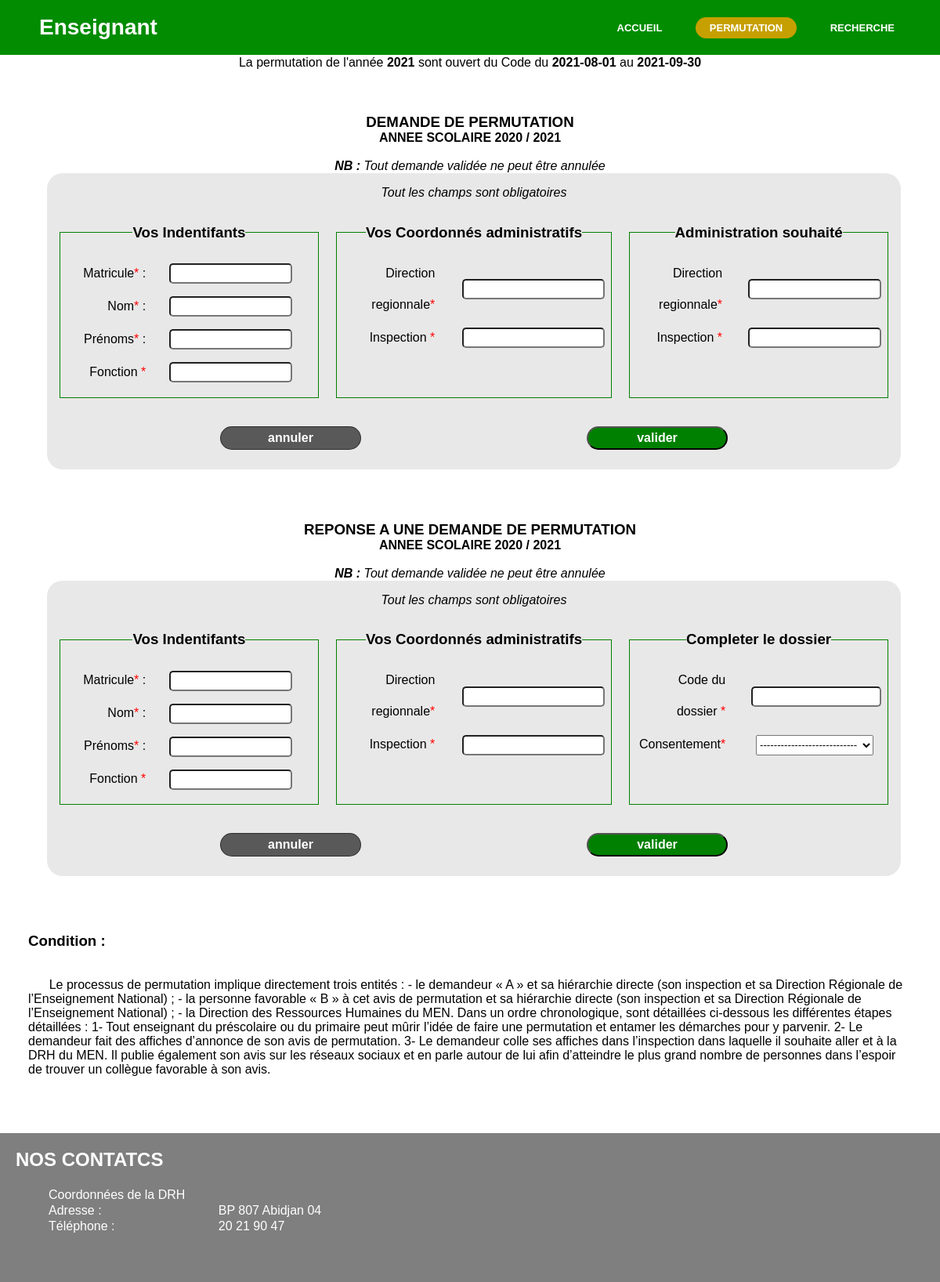
Page /views/ENSEI/permuteENSEI.php on the committed database.
### tables this page shows
CREATE TABLE `statut` (
  `Id_Statut` int(11) NOT NULL,
  `annee` year(4) NOT NULL,
  `statut` enum('Désactiver','Activer') NOT NULL DEFAULT 'Désactiver',
  `debut_ensei` date DEFAULT current_timestamp(),
  `fin_ensei` date DEFAULT current_timestamp(),
  `debut_iep` date DEFAULT current_timestamp(),
  `fin_iep` date DEFAULT current_timestamp(),
  `debut_dren` date DEFAULT current_timestamp(),
  `fin_dren` date DEFAULT current_timestamp(),
  `debut_drh` date DEFAULT current_timestamp(),
  `fin_drh` date DEFAULT current_timestamp()
);

### controllers/Con_Perm/Con_Permut.php (called while the page is built, shortened)
<?php
class Con_Permut
{
    public function CodeDossier()
    {
        require_once 'models/Mod_Perm/Mod_PERM.php';
        $statut = recupdonner();
        $anne = $statut[1];
        $code = "";
        $recupcode = codedossier();
        $recupann = false;
        require_once('models/bd_authen.php');
        foreach ($dem as $dejaD) {
            if ($dejaD->annee == $anne) {
                $recupann = true;
            }
        }
        if (!empty($recupcode[0])) {
            $code = $recupcode[0];
        } else {
            $recupann = true;
        }
        $tab = array($code, $recupann);
        return $tab;
    }
    public function recupdate()
    {
        require_once 'models/Mod_Perm/Mod_PERM.php';
        $date = recupdonner();
        return $date;
    }
}
$Con_Permut = new Con_Permut();

### models/Mod_Perm/Mod_PERM.php (called while the page is built, shortened)
<?php
function recupdonner()
{
    $username = 'root';
    $pass = '';
    try {
        $user = new PDO('mysql:host=localhost;dbname=pct', $username, $pass);
        $user->setAttribute(PDO::ATTR_ERRMODE, PDO::ERRMODE_EXCEPTION);
        $user->setAttribute(PDO::MYSQL_ATTR_INIT_COMMAND, "SET NAMES 'UTF8'");
    } catch (PDOException $e) {
        die('echec lors de la connexion à la base de données:' . $e->getMessage());
    }
    $stat = $user->query('SELECT*FROM statut WHERE LAST_INSERT_ID(Id_Statut)');
    $stat = $stat->fetchAll(PDO::FETCH_OBJ);
    if (!empty($stat)) {
        foreach ($stat as $tab) {
            $iden = $tab->Id_Statut;
            $annee = $tab->annee;
            $dispo = $tab->statut;
            $debut = $tab->debut_ensei;
            $fin = $tab->fin_ensei;
            $debutiep = $tab->debut_iep;
            $finiep = $tab->fin_iep;
            $debutdren = $tab->debut_dren;
            $findren = $tab->fin_dren;
            $debutdrh = $tab->debut_drh;
            $findrh = $tab->fin_drh;
        }
        $tab = array($iden, $annee, $dispo, $debut, $fin, $debutiep, $finiep, $debutdren, $findren, $debutdrh, $findrh);
    }
    return $tab;
}

### views/ENSEI/permuteENSEI.php (the view, shortened to what this page needs)
<!DOCTYPE html>
<html lang="fr">
<head>
    <link rel="stylesheet" href="views/css/enseigncss.css">
    <link rel="stylesheet" href="views/css/navbar.css">
</head>
<body>
    <nav>
        <label class="admin"> Enseignant </label>
        <ul>
            <li><a href="index.php?page=ensei"> Accueil </a></li>
            <li><a class="active" href="#"> permutation </a></li>
            <li><a href="index.php?page=seacheannonce"> Recherche </a></li>
        </ul>
    </nav>
    <div class="corps" id="corps">
        <div>
            <?php
            include('controllers/Con_Perm/Con_Permut.php');
            $date = $Con_Permut->recupdate();
            echo ' <marquee >La permutation de l\'année <b>', $date[1], '</b> sont ouvert du Code du <b>', $date[3], '</b> au <b>', $date[4], '</b>
                </marquee> ';
            ?>
        </div>
        <div> <br> <br>
            <?php
            $code = $Con_Permut->CodeDossier();
            if (!empty($code[0]) and $code[1] == true) {
                echo '
                    <div style="text-align: center;margin-bottom: -70px;">
                                    <div class="connect">
                                        Votre demande de permutation a été prise en compte. Merci, de transpermetre le code du dossier à la personne favorable !
                                        <br><br>
                                        Code du dossier : <b>', $code[0], '</b>
                                    </div>
                    </div> ';
            } else {
            ?>
        </div>
        <div id="corps1">
            <div>
                <form action="controllers/Con_ENSEI/demande.php" method="POST">
                    <legend>
                        <h3> DEMANDE DE PERMUTATION </h3>
                        <h4> ANNEE SCOLAIRE 2020 / 2021 </h4> <br>
                        <i style="font-weight: normal;text-align:left;">
                            <b> NB : </b>
                            Tout demande validée ne peut être annulée
                        </i>
                    </legend>
                    <fieldset class="corps1">
                        <div>
                            <i> Tout les champs sont obligatoires </i>
                            <div class="formu">
                                <fieldset class="fiel1">
                                    <legend>
                                        <h3> Vos Indentifants </h3>
                                    </legend>
                                    <table>
                                        <tr>
                                            <td class="td1"> <label for=""> Matricule<span style="color:red">*</span> : </label> </td>
                                            <td class="td2">
                                                <input type="text" name="matricule" required>
                                            </td>
                                        </tr>
                                        <tr>
                                            <td class="td1"> <label for=""> Nom<span style="color:red">*</span> : </label> </td>
                                            <td class="td2">
                                                <input type="text" name="nom" required>
                                            </td>
                                        </tr>
                                        <tr>
                                            <td class="td1"> <label for=""> Prénoms<span style="color:red">*</span> : </label> </td>
                                            <td class="td2">
                                                <input type="nom" name="prenoms" required>
                                            </td>
                                        </tr>
                                        <tr>
                                            <td class="td1"> <label for=""> Fonction <span style="color:red">*</span> </label> </td>
                                            <td class="td2">
                                                <input type="text" name="fonction" required>
                                            </td>
                                        </tr>
                                    </table>
                                </fieldset>
                                <fieldset class="fiel2">
                                    <legend>
                                        <h3> Vos Coordonnés administratifs </h3>
                                    </legend>
                                    <table>
                                        <tr>
                                            <td class="td1"> <label for=""> Direction regionnale<span style="color:red">*</span> </label> </td>
                                            <td class="td2">
                                                <input type="text" name="region" required>
                                            </td>
                                        </tr>
                                        <tr>
                                            <td class="td1"> <label for=""> Inspection <span style="color:red">*</span> </label> </td>
                                            <td class="td2">
                                                <input type="text" name="inspection" required>
                                            </td>
                                        </tr>
                                    </table>
                                </fieldset>
                                <fieldset class="fiel3">
                                    <legend>
                                        <h3> Administration souhaité </h3>
                                    </legend>
                                    <table>
                                        <tr>
                                            <td class="td1"> <label for=""> Direction regionnale<span style="color:red">*</span> </label> </td>
                                            <td class="td2">
                                                <input type="text" name="regionshou" required>
                                            </td>
                                        </tr>
                                        <tr>
                                            <td class="td1"> <label for=""> Inspection <span style="color:red">*</span> </label> </td>
                                            <td class="td2">
                                                <input type="text" name="inspectionshou" required>
                                            </td>
                                        </tr>
                                    </table>
                                </fieldset>
                            </div>
                            <div class="formend">
                                <input type="reset" value="annuler" class="Annuler">
                                <input type="submit" value="valider" class="envoie">
                            </div>
                        </div>
                    </fieldset>
                </form>
            </div>
        <?php }  ?>
        <div>
            <form action="controllers/Con_ENSEI/favorable.php" method="POST">
                <legend>
                    <h3>
                        <br><br><br> REPONSE A UNE DEMANDE DE PERMUTATION
                    </h3>
                    <h4> ANNEE SCOLAIRE 2020 / 2021 </h4> <br>
                    <i style="font-weight: normal;text-align:left;">
                        <b> NB : </b>
                        Tout demande validée ne peut être annulée
                    </i>
                </legend>
                <fieldset class="corps1">
                    <div>
                        <i> Tout les champs sont obligatoires </i>
                        <div class="formu">
                            <fieldset class="fiel1">
                                <legend>
                                    <h3> Vos Indentifants </h3>
                                </legend>
                                <table>
                                    <tr>
                                        <td class="td1"> <label for=""> Matricule<span style="color:red">*</span> : </label> </td>
                                        <td class="td2">
                                            <input type="text" name="matricule" required>
                                        </td>
                                    </tr>
                                    <tr>
                                        <td class="td1"> <label for=""> Nom<span style="color:red">*</span> : </label> </td>
                                        <td class="td2">
                                            <input type="text" name="nom" required>
                                        </td>
                                    </tr>
                                    <tr>
                                        <td class="td1"> <label for=""> Prénoms<span style="color:red">*</span> : </label> </td>
                                        <td class="td2">
                                            <input type="nom" name="prenoms" required>
                                        </td>
                                    </tr>
                                    <tr>
                                        <td class="td1"> <label for=""> Fonction <span style="color:red">*</span> </label> </td>
                                        <td class="td2">
                                            <input type="text" name="fonction" required>
                                        </td>
                                    </tr>
                                </table>
                            </fieldset>
                            <fieldset class="fiel2">
                                <legend>
                                    <h3> Vos Coordonnés administratifs </h3>
                                </legend>
                                <table>
                                    <tr>
                                        <td class="td1"> <label for=""> Direction regionnale<span style="color:red">*</span> </label> </td>
                                        <td class="td2">
                                            <input type="text" name="region" required>
                                        </td>
                                    </tr>
                                    <tr>
                                        <td class="td1"> <label for=""> Inspection <span style="color:red">*</span> </label> </td>
                                        <td class="td2">
                                            <input type="text" name="inspection" required>
                                        </td>
                                    </tr>
                                </table>
                            </fieldset>
                            <fieldset class="fiel3">
                                <legend>
                                    <h3> Completer le dossier </h3>
                                </legend>
                                <table>
                                    <tr>
                                        <td class="td1"> <label for=""> Code du dossier <span style="color:red">*</span> </label> </td>
                                        <td class="td2">
                                            <input type="text" name="codedoss" required>
                                        </td>
                                    </tr>
                                    <tr>
                                        <td class="td1"> <label for="">Consentement<span style="color:red">*</span> </label> </td>
                                        <td class="td2">
                                            <select name="choix" id="choix" style=" height: 26px; width: 150px;" required>
                                                <option value=""> ---------------------------- </option>
                                            </select>
                                        </td>
                                    </tr>
                                </table>
                            </fieldset>
                        </div>
                        <div class="formend">
                            <input type="reset" value="annuler" class="Annuler">
                            <input type="submit" value="valider" class="envoie">
                        </div>
                    </div>
                </fieldset>
            </form>
        </div>
        </div>
        <div style="text-align: left;padding: 3%;">
            <br><br>
            <h3> Condition :</h3>
            <p>
                <br><br>
                &nbsp; &nbsp; &nbsp; Le processus de permutation implique directement trois entités : - le demandeur « A » et sa hiérarchie directe (son inspection et sa Direction Régionale de l’Enseignement National) ;
                - la personne favorable « B » à cet avis de permutation et sa hiérarchie directe (son inspection et sa Direction Régionale de l’Enseignement National) ;
                - la Direction des Ressources Humaines du MEN.
                Dans un ordre chronologique, sont détaillées ci-dessous les différentes étapes détaillées : 1- Tout enseignant du préscolaire ou du primaire peut mûrir l’idée de faire une permutation et entamer les démarches pour y parvenir.
                2- Le demandeur fait des affiches d’annonce de son avis de permutation.
                3- Le demandeur colle ses affiches dans l’inspection dans laquelle il souhaite aller et à la DRH du MEN. Il publie également son avis sur les réseaux sociaux et en parle autour de lui afin d’atteindre le plus grand nombre de personnes dans l’espoir de trouver un collègue favorable à son avis.
            </p>
        </div>
    </div>
    <br /><br />
    <?php
    include('views/footer.php');
    ?>
</body>
</html>

### rows in the picture
statut: annee "2021", debut_ensei "2021-08-01", fin_ensei "2021-09-30"
